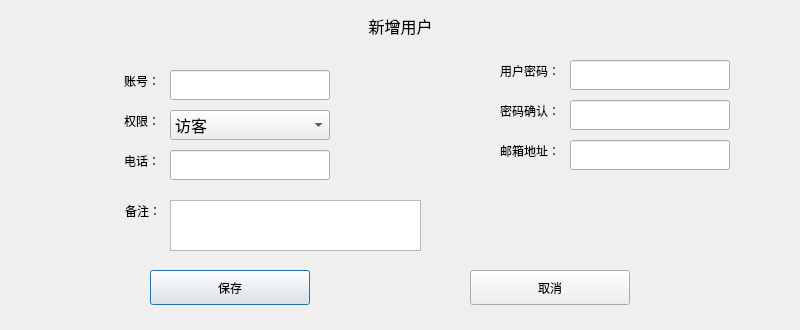
<?xml version="1.0" encoding="UTF-8"?>
<ui version="4.0">
 <class>NewUsrDlg</class>
 <widget class="QDialog" name="NewUsrDlg">
  <property name="geometry">
   <rect>
    <x>0</x>
    <y>0</y>
    <width>800</width>
    <height>330</height>
   </rect>
  </property>
  <property name="minimumSize">
   <size>
    <width>711</width>
    <height>330</height>
   </size>
  </property>
  <property name="maximumSize">
   <size>
    <width>800</width>
    <height>330</height>
   </size>
  </property>
  <property name="windowTitle">
   <string>新增用户</string>
  </property>
  <property name="styleSheet">
   <string notr="true">font: 12pt &quot;微软雅黑&quot;;</string>
  </property>
  <widget class="QLabel" name="label">
   <property name="geometry">
    <rect>
     <x>10</x>
     <y>70</y>
     <width>150</width>
     <height>21</height>
    </rect>
   </property>
   <property name="text">
    <string>账号：</string>
   </property>
   <property name="alignment">
    <set>Qt::AlignRight|Qt::AlignTrailing|Qt::AlignVCenter</set>
   </property>
  </widget>
  <widget class="QLineEdit" name="NamelineEdit">
   <property name="geometry">
    <rect>
     <x>170</x>
     <y>70</y>
     <width>160</width>
     <height>30</height>
    </rect>
   </property>
   <property name="font">
    <font>
     <family>微软雅黑</family>
     <pointsize>12</pointsize>
     <weight>50</weight>
     <italic>false</italic>
     <bold>false</bold>
    </font>
   </property>
  </widget>
  <widget class="QLabel" name="label_2">
   <property name="geometry">
    <rect>
     <x>410</x>
     <y>60</y>
     <width>150</width>
     <height>21</height>
    </rect>
   </property>
   <property name="text">
    <string>用户密码：</string>
   </property>
   <property name="alignment">
    <set>Qt::AlignRight|Qt::AlignTrailing|Qt::AlignVCenter</set>
   </property>
  </widget>
  <widget class="QLineEdit" name="PwdlineEdit">
   <property name="geometry">
    <rect>
     <x>570</x>
     <y>60</y>
     <width>160</width>
     <height>30</height>
    </rect>
   </property>
   <property name="font">
    <font>
     <family>微软雅黑</family>
     <pointsize>12</pointsize>
     <weight>50</weight>
     <italic>false</italic>
     <bold>false</bold>
    </font>
   </property>
   <property name="echoMode">
    <enum>QLineEdit::Password</enum>
   </property>
  </widget>
  <widget class="QLineEdit" name="pwd2lineEdit">
   <property name="geometry">
    <rect>
     <x>570</x>
     <y>100</y>
     <width>160</width>
     <height>30</height>
    </rect>
   </property>
   <property name="font">
    <font>
     <family>微软雅黑</family>
     <pointsize>12</pointsize>
     <weight>50</weight>
     <italic>false</italic>
     <bold>false</bold>
    </font>
   </property>
   <property name="echoMode">
    <enum>QLineEdit::Password</enum>
   </property>
  </widget>
  <widget class="QLabel" name="label_3">
   <property name="geometry">
    <rect>
     <x>410</x>
     <y>100</y>
     <width>150</width>
     <height>21</height>
    </rect>
   </property>
   <property name="text">
    <string>密码确认：</string>
   </property>
   <property name="alignment">
    <set>Qt::AlignRight|Qt::AlignTrailing|Qt::AlignVCenter</set>
   </property>
  </widget>
  <widget class="QLabel" name="label_4">
   <property name="geometry">
    <rect>
     <x>10</x>
     <y>110</y>
     <width>150</width>
     <height>21</height>
    </rect>
   </property>
   <property name="text">
    <string>权限：</string>
   </property>
   <property name="alignment">
    <set>Qt::AlignRight|Qt::AlignTrailing|Qt::AlignVCenter</set>
   </property>
  </widget>
  <widget class="QComboBox" name="authcomboBox">
   <property name="geometry">
    <rect>
     <x>170</x>
     <y>110</y>
     <width>160</width>
     <height>30</height>
    </rect>
   </property>
   <property name="font">
    <font>
     <family>微软雅黑</family>
     <pointsize>12</pointsize>
     <weight>50</weight>
     <italic>false</italic>
     <bold>false</bold>
    </font>
   </property>
   <item>
    <property name="text">
     <string>访客</string>
    </property>
   </item>
   <item>
    <property name="text">
     <string>管理员</string>
    </property>
   </item>
  </widget>
  <widget class="QLineEdit" name="TelephonelineEdit">
   <property name="geometry">
    <rect>
     <x>170</x>
     <y>150</y>
     <width>160</width>
     <height>30</height>
    </rect>
   </property>
   <property name="font">
    <font>
     <family>微软雅黑</family>
     <pointsize>12</pointsize>
     <weight>50</weight>
     <italic>false</italic>
     <bold>false</bold>
    </font>
   </property>
  </widget>
  <widget class="QLabel" name="label_5">
   <property name="geometry">
    <rect>
     <x>10</x>
     <y>150</y>
     <width>150</width>
     <height>21</height>
    </rect>
   </property>
   <property name="text">
    <string>电话：</string>
   </property>
   <property name="alignment">
    <set>Qt::AlignRight|Qt::AlignTrailing|Qt::AlignVCenter</set>
   </property>
  </widget>
  <widget class="QLineEdit" name="EmaillineEdit">
   <property name="geometry">
    <rect>
     <x>570</x>
     <y>140</y>
     <width>160</width>
     <height>30</height>
    </rect>
   </property>
   <property name="font">
    <font>
     <family>微软雅黑</family>
     <pointsize>12</pointsize>
     <weight>50</weight>
     <italic>false</italic>
     <bold>false</bold>
    </font>
   </property>
  </widget>
  <widget class="QLabel" name="label_6">
   <property name="geometry">
    <rect>
     <x>410</x>
     <y>140</y>
     <width>150</width>
     <height>21</height>
    </rect>
   </property>
   <property name="text">
    <string>邮箱地址：</string>
   </property>
   <property name="alignment">
    <set>Qt::AlignRight|Qt::AlignTrailing|Qt::AlignVCenter</set>
   </property>
  </widget>
  <widget class="QTextEdit" name="RemarkstextEdit">
   <property name="geometry">
    <rect>
     <x>170</x>
     <y>200</y>
     <width>251</width>
     <height>51</height>
    </rect>
   </property>
   <property name="font">
    <font>
     <family>微软雅黑</family>
     <pointsize>12</pointsize>
     <weight>50</weight>
     <italic>false</italic>
     <bold>false</bold>
    </font>
   </property>
  </widget>
  <widget class="QLabel" name="label_7">
   <property name="geometry">
    <rect>
     <x>100</x>
     <y>200</y>
     <width>61</width>
     <height>21</height>
    </rect>
   </property>
   <property name="text">
    <string>备注：</string>
   </property>
   <property name="alignment">
    <set>Qt::AlignRight|Qt::AlignTrailing|Qt::AlignVCenter</set>
   </property>
  </widget>
  <widget class="QPushButton" name="saveBtn">
   <property name="geometry">
    <rect>
     <x>150</x>
     <y>270</y>
     <width>160</width>
     <height>35</height>
    </rect>
   </property>
   <property name="text">
    <string>保存</string>
   </property>
  </widget>
  <widget class="QPushButton" name="cancelBtn">
   <property name="geometry">
    <rect>
     <x>470</x>
     <y>270</y>
     <width>160</width>
     <height>35</height>
    </rect>
   </property>
   <property name="text">
    <string>取消</string>
   </property>
  </widget>
  <widget class="QLabel" name="Titlelabel">
   <property name="geometry">
    <rect>
     <x>300</x>
     <y>10</y>
     <width>201</width>
     <height>31</height>
    </rect>
   </property>
   <property name="font">
    <font>
     <family>微软雅黑</family>
     <pointsize>12</pointsize>
     <weight>50</weight>
     <italic>false</italic>
     <bold>false</bold>
    </font>
   </property>
   <property name="layoutDirection">
    <enum>Qt::LeftToRight</enum>
   </property>
   <property name="text">
    <string>新增用户</string>
   </property>
   <property name="alignment">
    <set>Qt::AlignCenter</set>
   </property>
  </widget>
 </widget>
 <resources/>
 <connections>
  <connection>
   <sender>cancelBtn</sender>
   <signal>clicked()</signal>
   <receiver>NewUsrDlg</receiver>
   <slot>close()</slot>
   <hints>
    <hint type="sourcelabel">
     <x>419</x>
     <y>287</y>
    </hint>
    <hint type="destinationlabel">
     <x>277</x>
     <y>164</y>
    </hint>
   </hints>
  </connection>
 </connections>
</ui>
